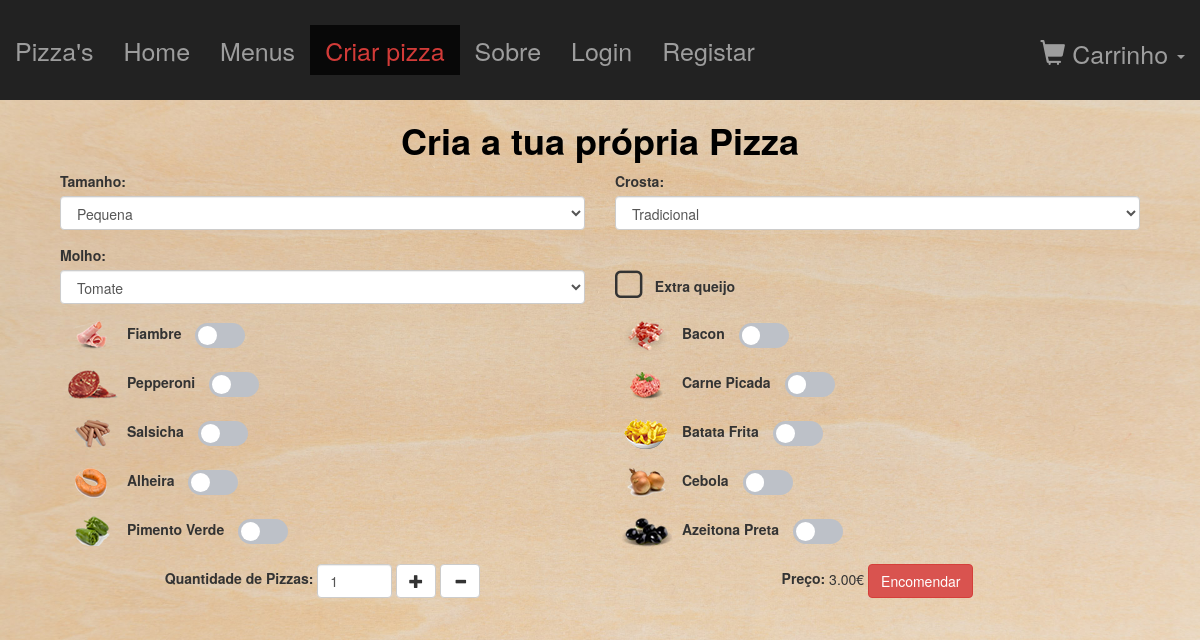
Page /pages/criarPizza.php on the committed database.
### tables this page shows
CREATE TABLE IF NOT EXISTS `ingredientePizza` (
  `ID` int(11) NOT NULL COMMENT 'ID do ingrediente da pizza',
  `nome` varchar(50) NOT NULL COMMENT 'Nome do ingrediente da pizza',
  `imagem` varchar(535) NOT NULL COMMENT 'Caminho da imagem do ingrediente da pizza',
  `preco` float NOT NULL COMMENT 'Preço do ingrediente da pizza'
);

### pages/criarPizza.php (the view, shortened to what this page needs)
<?php
    require_once('../php/bd.php');
?>
<?php
    require_once './partials/header2.php';
?>
<div class="container paddingLess marTop">
    <div class="col-md-12 text-center">
        <h1><b>Cria a tua própria Pizza</b></h1>
    </div>
    <div class="col-md-12 text-left">
        <form action="../php/criarAdicionarCarrinhoPizzaPersonalizada.php" method="post">
            <div class="col-md-12">
                <div class="form-group col-md-6">
                    <?php
                        $sql='SELECT * FROM tamanhoPizza;';
                        $result = $PDO->query($sql);
                        $tamanhosPizza = $result->fetchAll();
                    ?>
                    <label for="inputSize">Tamanho:</label>
                    <select class="form-control" name="inputTamanho" title="Tamanho" id="inputTamanho">
                        <?php foreach($tamanhosPizza as $tamanhoPizza){ ?>
                            <option value="<?=$tamanhoPizza['ID']?>" preco="<?=$tamanhoPizza['preco']?>"><?=$tamanhoPizza['nome']?></option>
                        <?php } ?>
                    </select>
                </div>
                <div class="form-group col-md-6">
                    <label for="inputCrosta">Crosta:</label>
                    <?php
                        $sql='SELECT * FROM crostaPizza;';
                        $result = $PDO->query($sql);
                        $crostasPizza = $result->fetchAll();
                    ?>
                    <select class="form-control" name="inputCrosta" title="Crosta" id="inputCrosta">
                        <?php foreach($crostasPizza as $crostaPizza){ ?>
                            <option value="<?=$crostaPizza['ID']?>" preco="<?=$crostaPizza['preco']?>"><?=$crostaPizza['nome']?></option>
                        <?php } ?>
                    </select>
                </div>
            </div>
            <div class="col-md-12">
                <div class="form-group col-md-6">
                    <label for="inputMolho">Molho:</label>
                    <?php
                        $sql='SELECT * FROM molhoPizza;';
                        $result = $PDO->query($sql);
                        $molhosPizza = $result->fetchAll();
                    ?>
                    <select class="form-control" name="inputMolho" title="Molho" id="inputMolho">
                        <?php foreach($molhosPizza as $molhoPizza){ ?>
                            <option value="<?=$molhoPizza['ID']?>" preco="<?=$molhoPizza['preco']?>"><?=$molhoPizza['nome']?></option>
                        <?php } ?>
                    </select>
                </div>
                <div class="form-group col-md-6 checkboxEQCriarPizza">
                    <div class="form-check">
                        <label id="labelEQCriarPizza">
                            <input type="checkbox" name="inputExtraQueijo" id="inputExtraQueijo"><span class="label-text">Extra queijo</span>
                        </label>
                    </div>
                </div>
            </div>
            <?php
                $sql='SELECT * FROM ingredientePizza;';
                $result = $PDO->query($sql);
                $ingredientesPizza = $result->fetchAll();
            ?>
            <div class="col-md-12 ingredientPicker">
                <?php foreach($ingredientesPizza as $ingredientePizza){ ?>
                    <div class="col-md-6 form-inline">
                        <div class="form-group">
                            <img src="<?=$ingredientePizza['imagem']?>" alt="<?=$ingredientePizza['nome']?>">
                            <label for="input<?=str_replace(' ', '', $ingredientePizza['nome'])?>"><?=$ingredientePizza['nome']?></label>
                            <button type="button" class="btn btn-lg btn-toggle" data-toggle="button" aria-pressed="false" autocomplete="off">
                                <div class="handle"></div>
                            </button>
                        </div>
                    </div>
                <?php } ?>
            </div>
            <div class="col-md-12 ingredientPicker">
                <div class="col-md-6 text-center form-inline">
                    <div class="form-group">
                        <label for="inputQuantidade">Quantidade de Pizzas:</label>
                        <input type="number" class="form-control" value="1" name="inputQuantidade" id="inputQuantidade" min="1" max="10">
                        <button type="button" class="btn btn-default" id="buttonAddQuantidade"><span class="glyphicon glyphicon-plus" aria-hidden="true"></span></button>
                        <button type="button" class="btn btn-default" id="buttonRemoveQuantidade"><span class="glyphicon glyphicon-minus" aria-hidden="true"></span></button>
                    </div>
                </div>
                <div class="col-md-6 text-center">
                    <label for="preco">Preço:</label> <span id="preco">3.00</span>€
                    <button type="submit" class="btn btn-danger">Encomendar</button>
                </div>
            </div>
        </form>
    </div>
</div>

### css/style.css (style rules this page uses)
.paddingLess { padding-right: 0px; padding-left: 0px; }
html, body { height:100%; }
.container { margin-top: 100px; }
.woodBackground { background: url('../img/woodBackground.jpg') no-repeat center center fixed; -webkit-background-size: cover; -moz-background-size: cover; -o-background-size: cover; background-size: cover; height: 100%; display: flex; flex-flow: column; }
.marTop { margin-top: 100px; }
.marTop h1 { color: black; }
.ingredientPicker { margin-bottom: 15px; }
#labelEQCriarPizza { margin-bottom: 0px; }
.checkboxEQCriarPizza { display: flex; align-items: flex-end; height: 4.215em; }
@media (min-width: 768px) { .ingredientPicker { margin-bottom: 0px; } }
@media (min-width: 768px) { .ingredientPicker .form-group { height: 34px; } }
@media (min-width: 768px) { .ingredientPicker .form-inline { margin-bottom: 15px; } }
.btn-toggle { margin: 0 4rem; padding: 0; position: relative; border: none; height: 1.5rem; width: 3rem; border-radius: 1.5rem; color: #6b7381; background: #bdc1c8; }
.btn-toggle:before, .btn-toggle:after { line-height: 1.5rem; width: 4rem; text-align: center; font-weight: 600; font-size: 0.75rem; text-transform: uppercase; letter-spacing: 2px; position: absolute; bottom: 0; transition: opacity .25s; }
.btn-toggle > .handle { position: absolute; top: 0.1875rem; left: 0.1875rem; width: 1.125rem; height: 1.125rem; border-radius: 1.125rem; background: #fff; transition: left .25s; }
.btn-toggle:before, .btn-toggle:after { color: #6b7381; }
.btn-toggle.btn-lg { margin-left: 10px; margin-right: 10px; padding: 0; position: relative; border: none; height: 2.5rem; width: 5rem; border-radius: 2.5rem; }
.btn-toggle.btn-lg:before, .btn-toggle.btn-lg:after { line-height: 2.5rem; width: 5rem; text-align: center; font-weight: 600; font-size: 1rem; text-transform: uppercase; letter-spacing: 2px; position: absolute; bottom: 0; transition: opacity .25s; }
.btn-toggle.btn-lg > .handle { position: absolute; top: 0.3125rem; left: 0.3125rem; width: 1.875rem; height: 1.875rem; border-radius: 1.875rem; background: #fff; transition: left .25s; }
input[type="checkbox"] + .label-text:before { content: "\f096"; font-family: "FontAwesome"; font-size: 2.49em; speak: none; font-style: normal; font-weight: normal; font-variant: normal; text-transform: none; line-height: 1; -webkit-font-smoothing:antialiased; width: 1em; display: inline-block; margin-right: 5px; }
.label-text { display: flex; align-items: center; }

### rows in the picture
ingredientepizza: imagem (picture), nome "Fiambre"
ingredientepizza: imagem (picture), nome "Bacon"
ingredientepizza: imagem (picture), nome "Pepperoni"
ingredientepizza: imagem (picture), nome "Carne Picada"
ingredientepizza: imagem (picture), nome "Salsicha"
ingredientepizza: imagem (picture), nome "Batata Frita"
ingredientepizza: imagem (picture), nome "Alheira"
ingredientepizza: imagem (picture), nome "Cebola"
ingredientepizza: imagem (picture), nome "Pimento Verde"
ingredientepizza: imagem (picture), nome "Azeitona Preta"

### other values in the picture
form field inputTamanho "Pequena"
form field inputCrosta "Tradicional"
form field inputMolho "Tomate"
